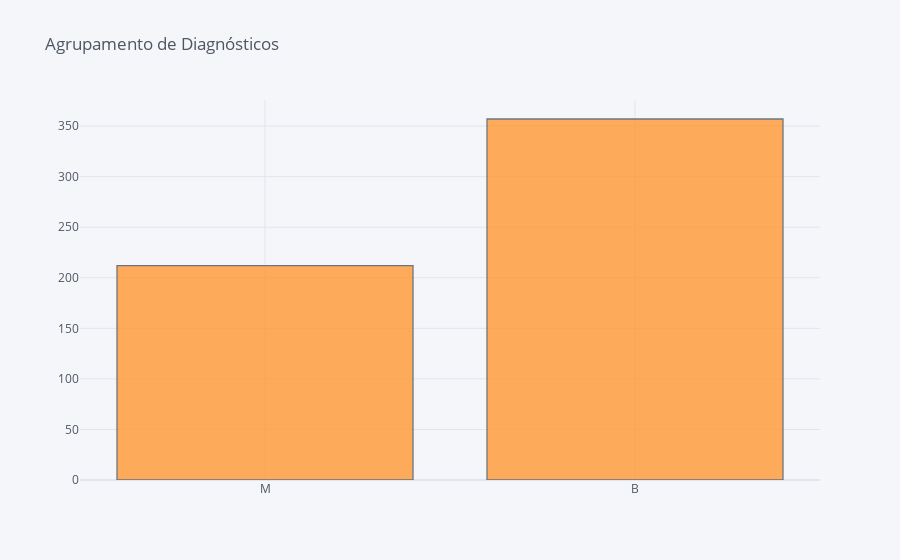

Notebook cell for this chart:
### Code cell
# Irei verificar o percentual de diagnosticos realizado pela váriavel diagnosis, nossa informação chave.
print('Percentual de diagnósticos:')
print(df.diagnosis.value_counts(normalize=True).map('{:.0%}'.format))

df['diagnosis'].iplot(kind='hist',title='Agrupamento de Diagnósticos\t')

### Figure 1 — Plotly figure (JSON) as saved in the notebook; plotly's stock layout.template omitted (floating-point values rounded to 4 significant figures; data arrays with more than 128 entries replaced by an {"elided": "..."} marker saying what was removed)
{"data": [{"histfunc": "count", "histnorm": "", "marker": {"color": "rgba(255, 153, 51, 1.0)", "line": {"color": "#4D5663", "width": 1.3}}, "name": "diagnosis", "opacity": 0.8, "orientation": "v", "type": "histogram", "x": {"elided": "569 str values"}}], "layout": {"barmode": "overlay", "legend": {"bgcolor": "#F5F6F9", "font": {"color": "#4D5663"}}, "paper_bgcolor": "#F5F6F9", "plot_bgcolor": "#F5F6F9", "title": {"font": {"color": "#4D5663"}, "text": "Agrupamento de Diagnósticos\t"}, "xaxis": {"gridcolor": "#E1E5ED", "showgrid": true, "tickfont": {"color": "#4D5663"}, "title": {"font": {"color": "#4D5663"}, "text": ""}, "zerolinecolor": "#E1E5ED"}, "yaxis": {"gridcolor": "#E1E5ED", "showgrid": true, "tickfont": {"color": "#4D5663"}, "title": {"font": {"color": "#4D5663"}, "text": ""}, "zerolinecolor": "#E1E5ED"}}}
